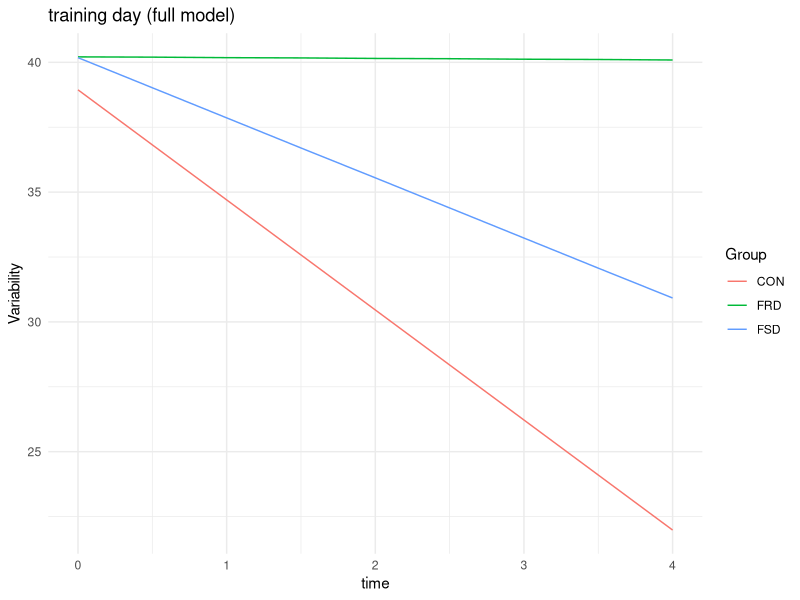
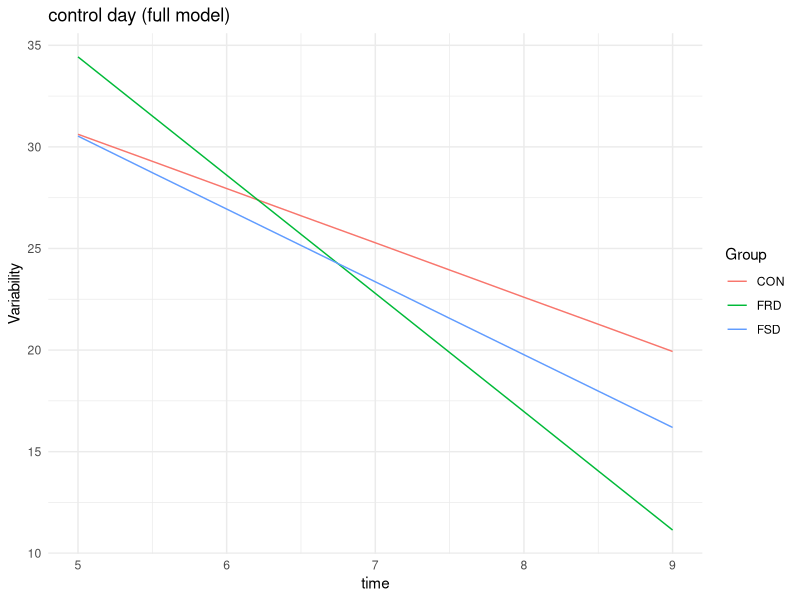
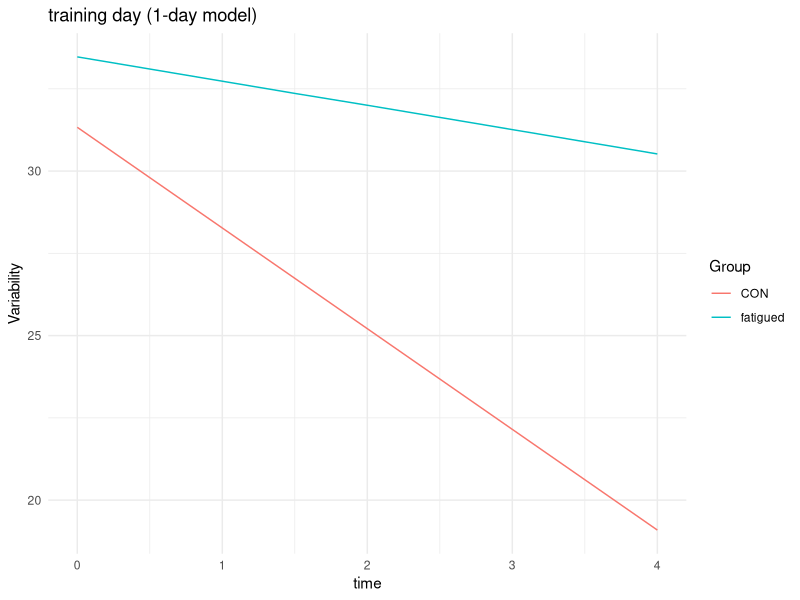
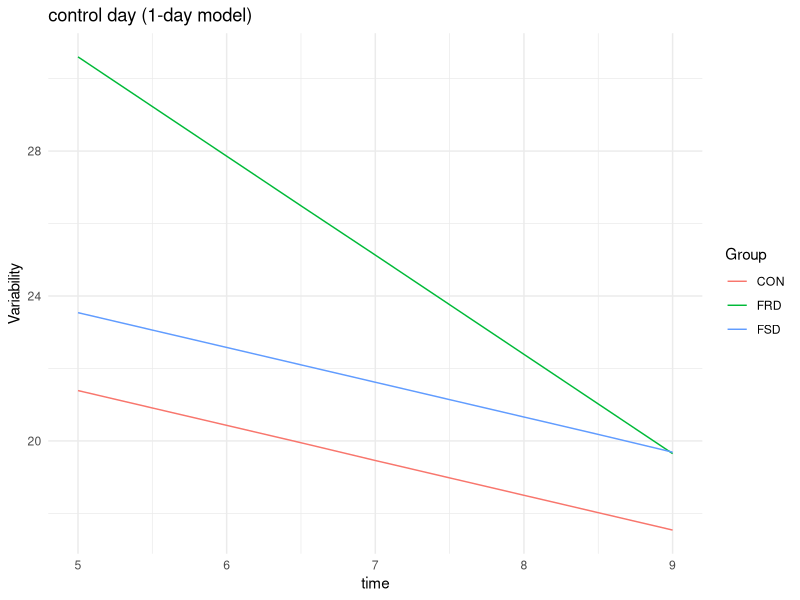

These figures' R source, in order:
# Peripheral fatigues detrimental effect on motor training - underlying mechanisms
#  - Plotting
#
# Author: Joshua Gantner
# eMail:  josh.gantner@gmail.com

# 0. SETUP
# set working directory
setwd('/Users/joshuagantner/Library/CloudStorage/OneDrive-UniversitätZürichUZH/Files/Studium/Masterarbeit/0 v9')
# load packages
library(ggplot2)
library(tidyr)

# 1. APPLY & PLOT 2-DAY MODEL
# modelFull
tableFull <- data.frame(
  time = c(0, 0.5, 1, 1.5, 2, 2.5, 3, 3.5, 4, 5, 5.5, 6, 6.5, 7, 7.5, 8, 8.5, 9),
  CON = c(38.94, 36.82, 34.70, 32.58, 30.46, 28.34, 26.22, 24.10, 21.98, 30.62, 29.29, 27.95, 26.61, 25.28, 23.94, 22.60, 21.27, 19.93),
  FSD = c(40.18, 39.02, 37.86, 36.70, 35.55, 34.39, 33.23, 32.07, 30.92, 30.53, 28.73, 26.94, 25.15, 23.36, 21.56, 19.77, 17.98, 16.19),
  FRD = c(40.21, 40.20, 40.18, 40.17, 40.15, 40.14, 40.12, 40.11, 40.09, 34.43, 31.52, 28.61, 25.70, 22.79, 19.88, 16.97, 14.05, 11.14)
)
# Reshape data to long format
table_long <- gather(tableFull, key = "group", value = "value", -time)

# plot full model day 1
table_long_d1 <- subset(table_long, table_long$time<=4)
ggplot(table_long_d1, aes(x=time, y=value, group=group, color=group)) +
  geom_line() +
  labs(x = "time", y = "Variability", color = "Group") +
  ggtitle("training day (full model)") +
  theme_minimal()

# plot full model day 1
table_long_d2 <- subset(table_long, table_long$time>=5)
ggplot(table_long_d2, aes(x=time, y=value, group=group, color=group)) +
  geom_line() +
  labs(x = "time", y = "Variability", color = "Group") +
  ggtitle("control day (full model)") +
  theme_minimal()

# 2. APPLY & PLOT 1-DAY MODELS
# training day
tableD1 <- data.frame(
  time = c(0, 0.5, 1, 1.5, 2, 2.5, 3, 3.5, 4),
  CON = c(31.33, 29.80, 28.27, 26.74, 25.21, 23.68, 22.15, 20.62, 19.09),
  fatigued = c(33.47, 33.10, 32.73, 32.36, 32.00, 31.63, 31.26, 30.89, 30.52)
)
# Reshape data to long format
table_long <- gather(tableD1, key = "group", value = "value", -time)
# plot
ggplot(table_long, aes(x=time, y=value, group=group, color=group)) +
  geom_line() +
  labs(x = "time", y = "Variability", color = "Group") +
  ggtitle("training day (1-day model)") +
  theme_minimal()

# training day
tableD2 <- data.frame(
  time = c(5, 5.5, 6, 6.5, 7, 7.5, 8, 8.5, 9),
  CON = c(21.39, 20.91, 20.43, 19.95, 19.46, 18.98, 18.50, 18.02, 17.54),
  FSD = c(23.54, 23.06, 22.58, 22.10, 21.62, 21.14, 20.66, 20.18, 19.69),
  FRD = c(30.60, 29.23, 27.86, 26.49, 25.13, 23.76, 22.39, 21.02, 19.65)
)
# Reshape data to long format
table_long <- gather(tableD2, key = "group", value = "value", -time)
# plot
ggplot(table_long, aes(x=time, y=value, group=group, color=group)) +
  geom_line() +
  labs(x = "time", y = "Variability", color = "Group") +
  ggtitle("control day (1-day model)") +
  theme_minimal()